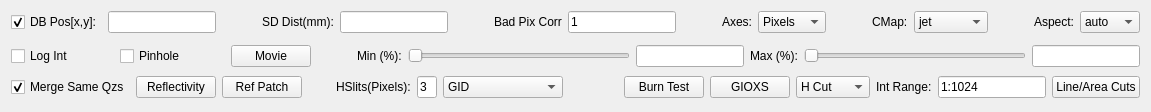
       <widget class="QWidget" name="pilatusTab">
        <attribute name="title">
         <string>Pilatus</string>
        </attribute>
        <layout class="QGridLayout" name="gridLayout_2">
         <item row="0" column="0">
          <layout class="QHBoxLayout" name="horizontalLayout_27">
           <item>
            <widget class="QCheckBox" name="pilSpecCheckBox">
             <property name="text">
              <string>DB Pos[x,y]:</string>
             </property>
             <property name="checked">
              <bool>true</bool>
             </property>
            </widget>
           </item>
           <item>
            <widget class="QLineEdit" name="pilDBPosLineEdit"/>
           </item>
           <item>
            <spacer name="horizontalSpacer_33">
             <property name="orientation">
              <enum>Qt::Horizontal</enum>
             </property>
             <property name="sizeHint" stdset="0">
              <size>
               <width>40</width>
               <height>20</height>
              </size>
             </property>
            </spacer>
           </item>
           <item>
            <widget class="QLabel" name="SDDistLabel_2">
             <property name="sizePolicy">
              <sizepolicy hsizetype="Fixed" vsizetype="Fixed">
               <horstretch>0</horstretch>
               <verstretch>0</verstretch>
              </sizepolicy>
             </property>
             <property name="text">
              <string>SD Dist(mm):</string>
             </property>
            </widget>
           </item>
           <item>
            <widget class="QLineEdit" name="pilSDDistLineEdit"/>
           </item>
           <item>
            <spacer name="horizontalSpacer_28">
             <property name="orientation">
              <enum>Qt::Horizontal</enum>
             </property>
             <property name="sizeHint" stdset="0">
              <size>
               <width>40</width>
               <height>20</height>
              </size>
             </property>
            </spacer>
           </item>
           <item>
            <widget class="QLabel" name="label_20">
             <property name="text">
              <string>Bad Pix Corr</string>
             </property>
            </widget>
           </item>
           <item>
            <widget class="QLineEdit" name="pilBPCfacLineEdit">
             <property name="text">
              <string>1</string>
             </property>
            </widget>
           </item>
           <item>
            <spacer name="horizontalSpacer_34">
             <property name="orientation">
              <enum>Qt::Horizontal</enum>
             </property>
             <property name="sizeHint" stdset="0">
              <size>
               <width>40</width>
               <height>20</height>
              </size>
             </property>
            </spacer>
           </item>
           <item>
            <widget class="QLabel" name="AxesLabel_2">
             <property name="sizePolicy">
              <sizepolicy hsizetype="Fixed" vsizetype="Fixed">
               <horstretch>0</horstretch>
               <verstretch>0</verstretch>
              </sizepolicy>
             </property>
             <property name="text">
              <string>Axes:</string>
             </property>
            </widget>
           </item>
           <item>
            <widget class="QComboBox" name="pilAxesComboBox">
             <item>
              <property name="text">
               <string>Pixels</string>
              </property>
             </item>
             <item>
              <property name="text">
               <string>Angles</string>
              </property>
             </item>
             <item>
              <property name="text">
               <string>Q</string>
              </property>
             </item>
            </widget>
           </item>
           <item>
            <spacer name="horizontalSpacer_36">
             <property name="orientation">
              <enum>Qt::Horizontal</enum>
             </property>
             <property name="sizeHint" stdset="0">
              <size>
               <width>40</width>
               <height>20</height>
              </size>
             </property>
            </spacer>
           </item>
           <item>
            <widget class="QLabel" name="label_18">
             <property name="sizePolicy">
              <sizepolicy hsizetype="Fixed" vsizetype="Fixed">
               <horstretch>0</horstretch>
               <verstretch>0</verstretch>
              </sizepolicy>
             </property>
             <property name="text">
              <string>CMap:</string>
             </property>
            </widget>
           </item>
           <item>
            <widget class="QComboBox" name="pilCMapComboBox">
             <item>
              <property name="text">
               <string>jet</string>
              </property>
             </item>
             <item>
              <property name="text">
               <string>gray</string>
              </property>
             </item>
             <item>
              <property name="text">
               <string>hot</string>
              </property>
             </item>
             <item>
              <property name="text">
               <string>summer</string>
              </property>
             </item>
             <item>
              <property name="text">
               <string>winter</string>
              </property>
             </item>
             <item>
              <property name="text">
               <string>spectral</string>
              </property>
             </item>
            </widget>
           </item>
           <item>
            <spacer name="horizontalSpacer_41">
             <property name="orientation">
              <enum>Qt::Horizontal</enum>
             </property>
             <property name="sizeHint" stdset="0">
              <size>
               <width>40</width>
               <height>20</height>
              </size>
             </property>
            </spacer>
           </item>
           <item>
            <widget class="QLabel" name="label_22">
             <property name="text">
              <string>Aspect:</string>
             </property>
            </widget>
           </item>
           <item>
            <widget class="QComboBox" name="pilAspectComboBox">
             <item>
              <property name="text">
               <string>auto</string>
              </property>
             </item>
             <item>
              <property name="text">
               <string>equal</string>
              </property>
             </item>
            </widget>
           </item>
          </layout>
         </item>
         <item row="1" column="0">
          <widget class="Mpl2DWidget" name="pilMplWidget" native="true">
           <property name="sizePolicy">
            <sizepolicy hsizetype="Expanding" vsizetype="Expanding">
             <horstretch>0</horstretch>
             <verstretch>0</verstretch>
            </sizepolicy>
           </property>
          </widget>
         </item>
         <item row="2" column="0">
          <layout class="QHBoxLayout" name="horizontalLayout_28">
           <item>
            <widget class="QCheckBox" name="pilLogIntCheckBox">
             <property name="sizePolicy">
              <sizepolicy hsizetype="Fixed" vsizetype="Fixed">
               <horstretch>0</horstretch>
               <verstretch>0</verstretch>
              </sizepolicy>
             </property>
             <property name="text">
              <string>Log Int</string>
             </property>
            </widget>
           </item>
           <item>
            <spacer name="horizontalSpacer_39">
             <property name="orientation">
              <enum>Qt::Horizontal</enum>
             </property>
             <property name="sizeType">
              <enum>QSizePolicy::Minimum</enum>
             </property>
             <property name="sizeHint" stdset="0">
              <size>
               <width>40</width>
               <height>20</height>
              </size>
             </property>
            </spacer>
           </item>
           <item>
            <widget class="QCheckBox" name="pilPinholeCheckBox">
             <property name="text">
              <string>Pinhole</string>
             </property>
            </widget>
           </item>
           <item>
            <spacer name="horizontalSpacer_46">
             <property name="orientation">
              <enum>Qt::Horizontal</enum>
             </property>
             <property name="sizeType">
              <enum>QSizePolicy::Minimum</enum>
             </property>
             <property name="sizeHint" stdset="0">
              <size>
               <width>40</width>
               <height>20</height>
              </size>
             </property>
            </spacer>
           </item>
           <item>
            <widget class="QPushButton" name="pilMoviePushButton">
             <property name="text">
              <string>Movie</string>
             </property>
            </widget>
           </item>
           <item>
            <spacer name="horizontalSpacer_47">
             <property name="orientation">
              <enum>Qt::Horizontal</enum>
             </property>
             <property name="sizeType">
              <enum>QSizePolicy::Minimum</enum>
             </property>
             <property name="sizeHint" stdset="0">
              <size>
               <width>40</width>
               <height>20</height>
              </size>
             </property>
            </spacer>
           </item>
           <item>
            <widget class="QLabel" name="MinLabel_2">
             <property name="sizePolicy">
              <sizepolicy hsizetype="Fixed" vsizetype="Fixed">
               <horstretch>0</horstretch>
               <verstretch>0</verstretch>
              </sizepolicy>
             </property>
             <property name="text">
              <string>Min (%):</string>
             </property>
            </widget>
           </item>
           <item>
            <widget class="QSlider" name="pilMinHorizontalSlider">
             <property name="orientation">
              <enum>Qt::Horizontal</enum>
             </property>
            </widget>
           </item>
           <item>
            <widget class="QLineEdit" name="pilMinLineEdit">
             <property name="sizePolicy">
              <sizepolicy hsizetype="Fixed" vsizetype="Fixed">
               <horstretch>0</horstretch>
               <verstretch>0</verstretch>
              </sizepolicy>
             </property>
            </widget>
           </item>
           <item>
            <widget class="QLabel" name="MaxLabel_2">
             <property name="sizePolicy">
              <sizepolicy hsizetype="Fixed" vsizetype="Fixed">
               <horstretch>0</horstretch>
               <verstretch>0</verstretch>
              </sizepolicy>
             </property>
             <property name="text">
              <string>Max (%):</string>
             </property>
            </widget>
           </item>
           <item>
            <widget class="QSlider" name="pilMaxHorizontalSlider">
             <property name="orientation">
              <enum>Qt::Horizontal</enum>
             </property>
            </widget>
           </item>
           <item>
            <widget class="QLineEdit" name="pilMaxLineEdit">
             <property name="sizePolicy">
              <sizepolicy hsizetype="Preferred" vsizetype="Fixed">
               <horstretch>0</horstretch>
               <verstretch>0</verstretch>
              </sizepolicy>
             </property>
            </widget>
           </item>
          </layout>
         </item>
         <item row="3" column="0">
          <layout class="QHBoxLayout" name="horizontalLayout_29">
           <item>
            <widget class="QCheckBox" name="pilMergeSameQzCheckBox">
             <property name="text">
              <string>Merge Same Qzs</string>
             </property>
             <property name="checked">
              <bool>true</bool>
             </property>
            </widget>
           </item>
           <item>
            <widget class="QPushButton" name="pilRefPushButton">
             <property name="sizePolicy">
              <sizepolicy hsizetype="Minimum" vsizetype="Fixed">
               <horstretch>0</horstretch>
               <verstretch>0</verstretch>
              </sizepolicy>
             </property>
             <property name="text">
              <string>Reflectivity</string>
             </property>
            </widget>
           </item>
           <item>
            <widget class="QPushButton" name="pilRefPatchPushButton">
             <property name="text">
              <string>Ref Patch</string>
             </property>
            </widget>
           </item>
           <item>
            <spacer name="horizontalSpacer_35">
             <property name="orientation">
              <enum>Qt::Horizontal</enum>
             </property>
             <property name="sizeHint" stdset="0">
              <size>
               <width>13</width>
               <height>28</height>
              </size>
             </property>
            </spacer>
           </item>
           <item>
            <widget class="QLabel" name="label_19">
             <property name="text">
              <string>HSlits(Pixels):</string>
             </property>
            </widget>
           </item>
           <item>
            <widget class="QLineEdit" name="pilHSlitLineEdit">
             <property name="maximumSize">
              <size>
               <width>20</width>
               <height>16777215</height>
              </size>
             </property>
             <property name="text">
              <string>3</string>
             </property>
            </widget>
           </item>
           <item>
            <widget class="QComboBox" name="gidComboBox">
             <property name="editable">
              <bool>false</bool>
             </property>
             <item>
              <property name="text">
               <string>GID</string>
              </property>
             </item>
             <item>
              <property name="text">
               <string>GID Patch</string>
              </property>
             </item>
             <item>
              <property name="text">
               <string>GID Patch Relax</string>
              </property>
             </item>
             <item>
              <property name="text">
               <string>Save GID</string>
              </property>
             </item>
             <item>
              <property name="text">
               <string>Form Factor</string>
              </property>
             </item>
            </widget>
           </item>
           <item>
            <spacer name="horizontalSpacer_37">
             <property name="orientation">
              <enum>Qt::Horizontal</enum>
             </property>
             <property name="sizeHint" stdset="0">
              <size>
               <width>13</width>
               <height>28</height>
              </size>
             </property>
            </spacer>
           </item>
           <item>
            <spacer name="horizontalSpacer_38">
             <property name="orientation">
              <enum>Qt::Horizontal</enum>
             </property>
             <property name="sizeHint" stdset="0">
              <size>
               <width>13</width>
               <height>25</height>
              </size>
             </property>
            </spacer>
           </item>
           <item>
            <widget class="QPushButton" name="pilBurnPushButton">
             <property name="text">
              <string>Burn Test</string>
             </property>
            </widget>
           </item>
           <item>
            <widget class="QPushButton" name="pilGioxsPushButton">
             <property name="text">
              <string>GIOXS</string>
             </property>
            </widget>
           </item>
           <item>
            <widget class="QComboBox" name="pilCutDirComboBox">
             <item>
              <property name="text">
               <string>H Cut</string>
              </property>
             </item>
             <item>
              <property name="text">
               <string>V Cut</string>
              </property>
             </item>
             <item>
              <property name="text">
               <string>Qz Cut</string>
              </property>
             </item>
             <item>
              <property name="text">
               <string>Qxy Cut</string>
              </property>
             </item>
            </widget>
           </item>
           <item>
            <widget class="QLabel" name="label_17">
             <property name="text">
              <string>Int Range:</string>
             </property>
            </widget>
           </item>
           <item>
            <widget class="QLineEdit" name="pilIntRangeLineEdit">
             <property name="text">
              <string>1:1024</string>
             </property>
            </widget>
           </item>
           <item>
            <widget class="QPushButton" name="pilLineAreaPushButton">
             <property name="text">
              <string>Line/Area Cuts</string>
             </property>
            </widget>
           </item>
          </layout>
         </item>
        </layout>
       </widget>
